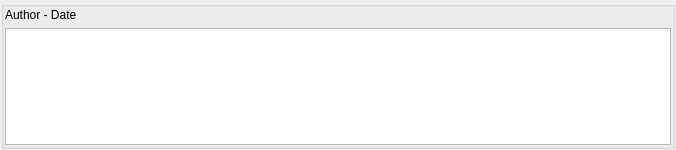
<?xml version="1.0" encoding="UTF-8"?>
<ui version="4.0">
 <class>TaskComment</class>
 <widget class="QWidget" name="TaskComment">
  <property name="geometry">
   <rect>
    <x>0</x>
    <y>0</y>
    <width>676</width>
    <height>150</height>
   </rect>
  </property>
  <property name="sizePolicy">
   <sizepolicy hsizetype="Preferred" vsizetype="MinimumExpanding">
    <horstretch>0</horstretch>
    <verstretch>150</verstretch>
   </sizepolicy>
  </property>
  <property name="minimumSize">
   <size>
    <width>100</width>
    <height>150</height>
   </size>
  </property>
  <property name="baseSize">
   <size>
    <width>0</width>
    <height>200</height>
   </size>
  </property>
  <property name="windowTitle">
   <string>Form</string>
  </property>
  <layout class="QVBoxLayout" name="verticalLayout">
   <property name="margin">
    <number>1</number>
   </property>
   <item>
    <widget class="QGroupBox" name="dateBox">
     <property name="title">
      <string/>
     </property>
     <layout class="QGridLayout" name="gridLayout">
      <property name="margin">
       <number>1</number>
      </property>
      <item row="0" column="0">
       <widget class="QLabel" name="authorLabel">
        <property name="text">
         <string>Author - Date</string>
        </property>
       </widget>
      </item>
      <item row="1" column="0" colspan="2">
       <widget class="QTextEdit" name="note">
        <property name="minimumSize">
         <size>
          <width>0</width>
          <height>50</height>
         </size>
        </property>
        <property name="verticalScrollBarPolicy">
         <enum>Qt::ScrollBarAsNeeded</enum>
        </property>
       </widget>
      </item>
     </layout>
    </widget>
   </item>
  </layout>
 </widget>
 <resources/>
 <connections/>
</ui>
